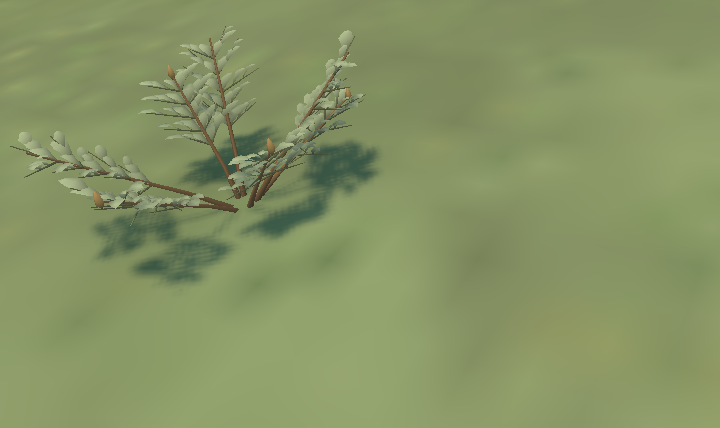
#> input picture studies/eastern-scarp/lee/stitchgrass/folio/picked/glance-1.png, 720 x 428 px, given in place of eye-1.png, which was not available
$ python folio.py folio/picked/glance-1.png
#> lines starting #> are read from the running program, lines starting #| are printed output that depends on the picture
"""Contact pair from completed source-camera photographs; no synthetic landscape."""

from pathlib import Path
from PIL import Image, ImageDraw, ImageFont
import sys


def pair(folder):
    w, h = 720, 428
    panel = Image.new("RGB", (w * 2 + 42, h * 2 + 132), "#e9e6d9")
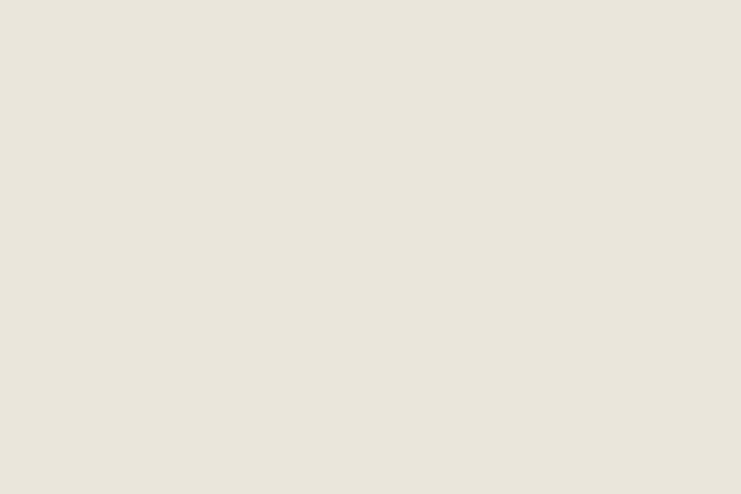
#> panel: PIL image 1482x988 RGB (shown at 1/2 size); mean R, G, B 233, 230, 217
    pen = ImageDraw.Draw(panel)

    def face(sz, bold=False):
        name = "DejaVuSans-Bold.ttf" if bold else "DejaVuSans.ttf"
        try:
            return ImageFont.truetype(name, sz)
        except OSError:
            return ImageFont.load_default()

    pen.text((15, 10), "TWIN NEEDLE RISE", font=face(24, True), fill="#263831")
    pen.text(
        (257, 14),
        "A low wind meadow on the original island slope",
        font=face(19),
        fill="#43594e",
    )
    for col, title in enumerate(
        ["Held wooded rise", "New folded grass, seed heads and ground litter"]
    ):
        pen.text((16 + col * (w + 10), 49), title, font=face(16, True), fill="#33453c")
    labels = [
        ("eye", "Same 1.04 m station, looking toward the two original spruce"),
        ("glance", "Same station, looking down toward the nearest planted willow"),
    ]
    for row, (stem, title) in enumerate(labels):
        y = 73 + row * (h + 27)
        for col, state in enumerate([1, 2]):
            path = folder / (stem + "-" + str(state) + ".png")
            pic = Image.open(path).convert("RGB")
#> pic is the input picture: PIL image 720x428 RGB; mean R, G, B 133.7, 147.5, 99.7
            if pic.size != (w, h):
                raise ValueError("Do not silently crop unlike cameras")
            panel.paste(pic, (16 + col * (w + 10), y))
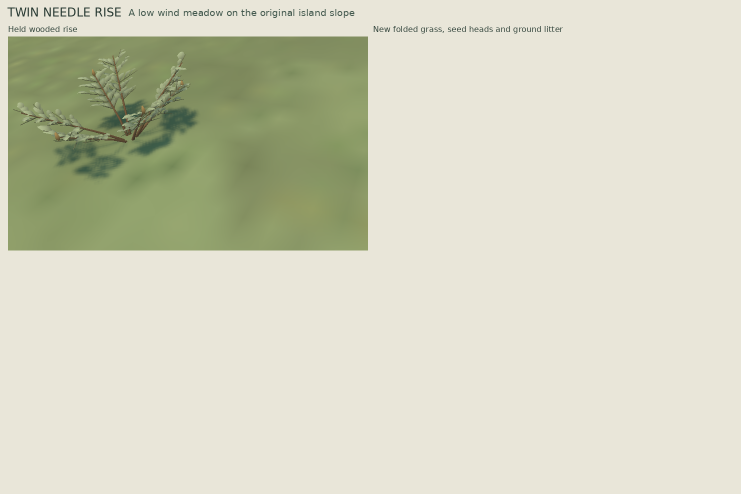
#> panel: PIL image 1482x988 RGB (shown at 1/2 size); mean R, G, B 211.5, 212.2, 191.8
        pen.text((17, y + h + 3), title, font=face(14), fill="#43594e")
    pen.text(
        (16, panel.height - 19),
        "Offline GLB art study on the real V1 surface; local source-mesh light, no native game capture.",
        font=face(13),
        fill="#52685b",
    )
    panel.save(folder / "Twin-Needle-Meadow.jpg", quality=89, optimize=True)
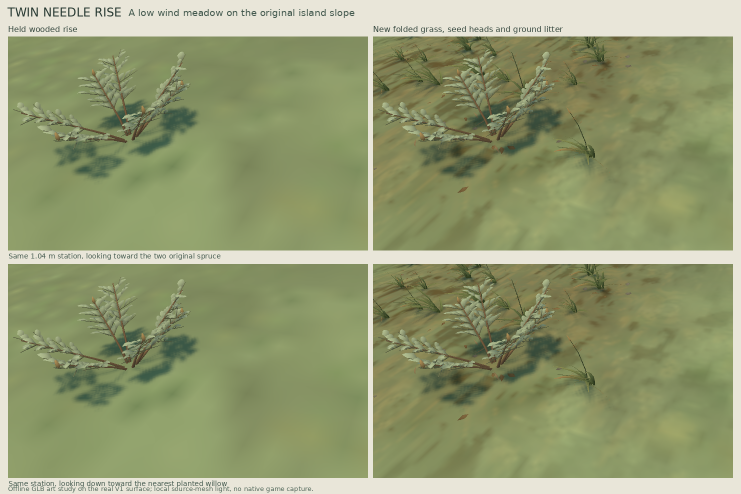
#> saved as Twin-Needle-Meadow.jpg: PIL image 1482x988 RGB (shown at 1/2 size); mean R, G, B 146.2, 154.5, 113.1


if __name__ == "__main__":
    pair(Path(sys.argv[1]))


# [38 lines left out: function one_glance, not called in this run]
